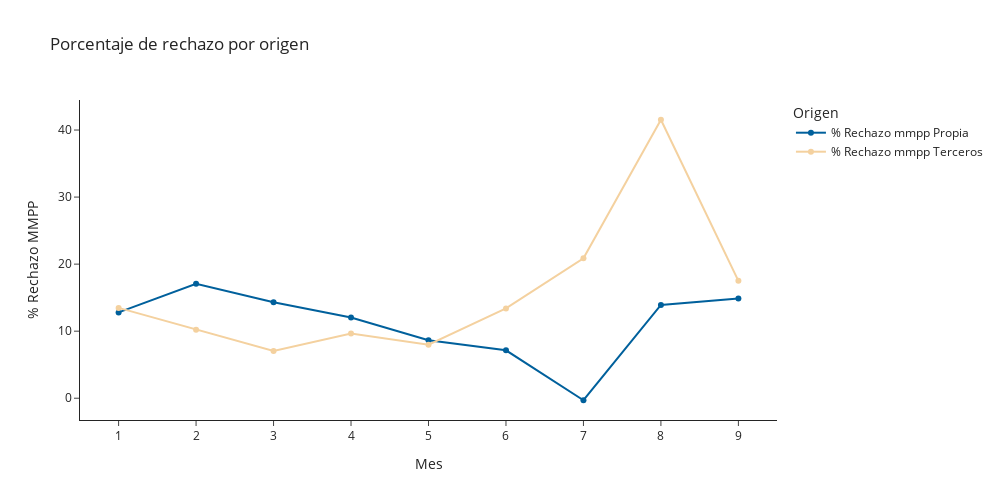

This figure's notebook cell:
### Code cell
import plotly.express as px
fig = px.line(datos, x=datos.index, y=['% Rechazo mmpp Propia','% Rechazo mmpp Terceros'], markers=True,
                title="Porcentaje de rechazo por origen",
                labels={'Mes':'Mes','value':'% Rechazo MMPP','variable':'Origen'},
                color_discrete_map={'% Rechazo mmpp Propia': "#00609C", '% Rechazo mmpp Terceros': "#F4D19F"},
                template="simple_white",
                width=1000, 
                height=500,)
fig.show()

### Figure 1 — Plotly figure (JSON) as saved in the notebook; plotly's stock layout.template omitted (floating-point values rounded to 4 significant figures)
{"data": [{"hovertemplate": "Origen=% Rechazo mmpp Propia<br>Mes=%{x}<br>% Rechazo MMPP=%{y}<extra></extra>", "legendgroup": "% Rechazo mmpp Propia", "line": {"color": "#00609C", "dash": "solid"}, "marker": {"symbol": "circle"}, "mode": "markers+lines", "name": "% Rechazo mmpp Propia", "orientation": "v", "showlegend": true, "type": "scatter", "x": [1, 2, 3, 4, 5, 6, 7, 8, 9], "xaxis": "x", "y": [12.8, 17.06, 14.33, 12.04, 8.645, 7.145, -0.3009, 13.91, 14.87], "yaxis": "y"}, {"hovertemplate": "Origen=% Rechazo mmpp Terceros<br>Mes=%{x}<br>% Rechazo MMPP=%{y}<extra></extra>", "legendgroup": "% Rechazo mmpp Terceros", "line": {"color": "#F4D19F", "dash": "solid"}, "marker": {"symbol": "circle"}, "mode": "markers+lines", "name": "% Rechazo mmpp Terceros", "orientation": "v", "showlegend": true, "type": "scatter", "x": [1, 2, 3, 4, 5, 6, 7, 8, 9], "xaxis": "x", "y": [13.47, 10.22, 7.061, 9.646, 7.984, 13.39, 20.87, 41.53, 17.5], "yaxis": "y"}], "layout": {"height": 500, "legend": {"title": {"text": "Origen"}, "tracegroupgap": 0}, "title": {"text": "Porcentaje de rechazo por origen"}, "width": 1000, "xaxis": {"anchor": "y", "domain": [0, 1], "title": {"text": "Mes"}}, "yaxis": {"anchor": "x", "domain": [0, 1], "title": {"text": "% Rechazo MMPP"}}}}
